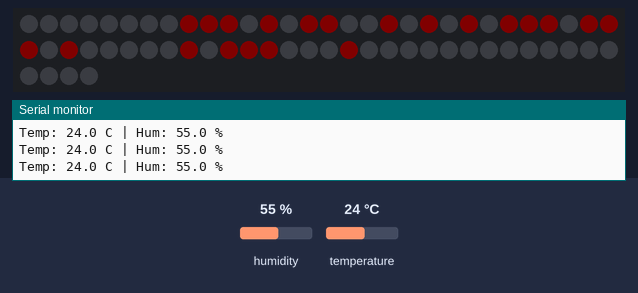
A program run on a simulated ESP8266 (Wemos D1 mini). Shown: 64 RGB LEDs in strip order, left to right, continuing on the next row, the last lines printed to the serial monitor. The inputs (shaded band) are chosen by the test bench; at power-on: humidity 55 %, temperature 24 °C. Dim RGB values are drawn brighter than linear.

Above: at 6.8 s.
6.9 s: humidity set to 22 %
13.5 s: temperature set to 12 °C
At 18.6 s:
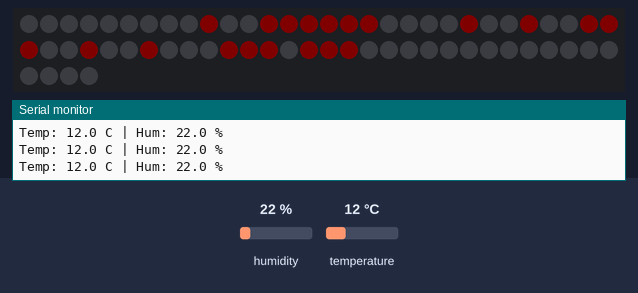
18.9 s: humidity set to 40 %
At 23.0 s:
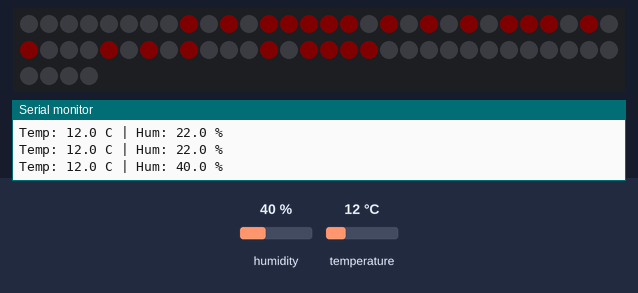
25.5 s: temperature set to 19 °C
At 30.6 s:
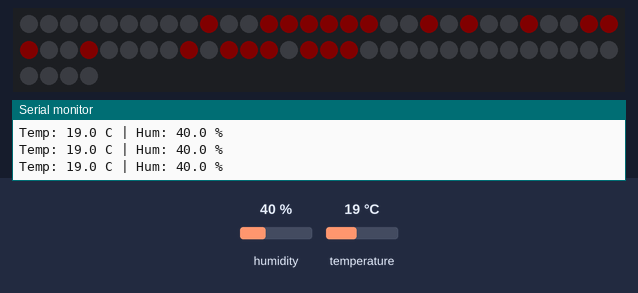
Timing chart, 0 to 31.9 s (numbered marks = the images above; inputs shaded):
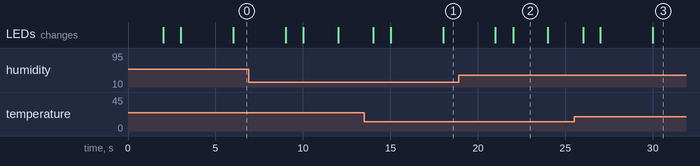

Measured:
- after the input at 13.5 s, the LEDs: change after 0.53 s (image 1)
- after the input at 18.9 s, the LEDs: first differ from a run without the input after 3.1 s (image 2)
- after the input at 25.5 s, the LEDs: change after 0.54 s (image 3)
- what the display in image 2 shows lasts 2.0 s, from 22.0 s to 24.0 s

The program:

main.cpp
```cpp
#include <Adafruit_NeoPixel.h>
#include <DHT.h>

// --- Pin Definitions ---
#define DHTPIN D4       // GPIO2 — пін датчика DHT11
#define NEOPIXEL_PIN D1 // GPIO5 — пін матриці WS2812B (використовуємо D1!)

// --- Configuration ---
#define DHTTYPE DHT11
#define NUMPIXELS 64 // 64 світлодіоди (матриця 8x8)

DHT dht(DHTPIN, DHTTYPE);
Adafruit_NeoPixel pixels(NUMPIXELS, NEOPIXEL_PIN, NEO_GRB + NEO_KHZ800);

// Шрифт 3x5 для цифр 0-9
const uint8_t digits[10][5] = {
    {0b111, 0b101, 0b101, 0b101, 0b111}, // 0
    {0b010, 0b110, 0b010, 0b010, 0b111}, // 1
    {0b111, 0b001, 0b111, 0b100, 0b111}, // 2
    {0b111, 0b001, 0b111, 0b001, 0b111}, // 3
    {0b101, 0b101, 0b111, 0b001, 0b001}, // 4
    {0b111, 0b100, 0b111, 0b001, 0b111}, // 5
    {0b111, 0b100, 0b111, 0b101, 0b111}, // 6
    {0b111, 0b001, 0b001, 0b010, 0b010}, // 7
    {0b111, 0b101, 0b111, 0b101, 0b111}, // 8
    {0b111, 0b101, 0b111, 0b001, 0b111}  // 9
};

// Формула перерахунку координат
int getPixelIndex(int x, int y)
{
  if (x < 0 || x > 7 || y < 0 || y > 7)
    return -1;

  // Пряма адресація рядків
  return y * 8 + x;
}

void drawDigit(int digit, int offsetX, uint32_t color)
{
  if (digit < 0 || digit > 9)
    return;

  for (int row = 0; row < 5; row++)
  {
    for (int col = 0; col < 3; col++)
    {
      if ((digits[digit][row] >> (2 - col)) & 1)
      {
        int px = offsetX + col;
        int py = row + 1;

        int idx = getPixelIndex(px, py);
        if (idx >= 0)
          pixels.setPixelColor(idx, color);
      }
    }
  }
}

void drawDegreeSymbol(uint32_t color)
{
  int idx = getPixelIndex(7, 1);
  if (idx >= 0)
    pixels.setPixelColor(idx, color);
}

void drawPercentSymbol(uint32_t color)
{
  int p1 = getPixelIndex(7, 1);
  int p2 = getPixelIndex(7, 5);

  if (p1 >= 0)
    pixels.setPixelColor(p1, color);
  if (p2 >= 0)
    pixels.setPixelColor(p2, color);
}

void displayValue(int value, bool isTemperature)
{
  pixels.clear();

  value = constrain(value, 0, 99);
  int d1 = value / 10;
  int d2 = value % 10;

  uint32_t numColor = isTemperature ? pixels.Color(255, 0, 0) : pixels.Color(255, 0, 0);
  uint32_t symColor = pixels.Color(255, 0, 0);

  drawDigit(d1, 0, numColor);
  drawDigit(d2, 4, numColor);

  if (isTemperature)
    drawDegreeSymbol(symColor);
  else
    drawPercentSymbol(symColor);

  pixels.show();
}

void signalError()
{
  pixels.clear();
  for (int i = 0; i < NUMPIXELS; i++)
  {
    pixels.setPixelColor(i, pixels.Color(50, 0, 50));
  }
  pixels.show();
}

unsigned long lastSensorRead = 0;
unsigned long lastDisplaySwitch = 0;
bool showTemp = true;

float humidity = 0;
float temperature = 0;
bool sensorError = false;

void setup()
{
  Serial.begin(115200);
  dht.begin();
  pixels.begin();
  pixels.setBrightness(5);
  pixels.clear();
  pixels.show();
}

void loop()
{
  unsigned long currentMillis = millis();

  // Опитування датчика кожні 2 секунди
  if (currentMillis - lastSensorRead >= 2000)
  {
    lastSensorRead = currentMillis;
    float h = dht.readHumidity();
    float t = dht.readTemperature();

    if (isnan(h) || isnan(t))
    {
      sensorError = true;
      Serial.println("DHT11 Read Error!");
    }
    else
    {
      sensorError = false;
      humidity = h;
      temperature = t;
      Serial.printf("Temp: %.1f C | Hum: %.1f %%\n", temperature, humidity);
    }
  }

  // Перемикання показників кожні 3 секунди
  if (currentMillis - lastDisplaySwitch >= 3000)
  {
    lastDisplaySwitch = currentMillis;
    showTemp = !showTemp;
  }

  // Оновлення екрана
  if (sensorError)
  {
    signalError();
  }
  else
  {
    if (showTemp)
      displayValue((int)temperature, true);
    else
      displayValue((int)humidity, false);
  }

  yield();
}
```
